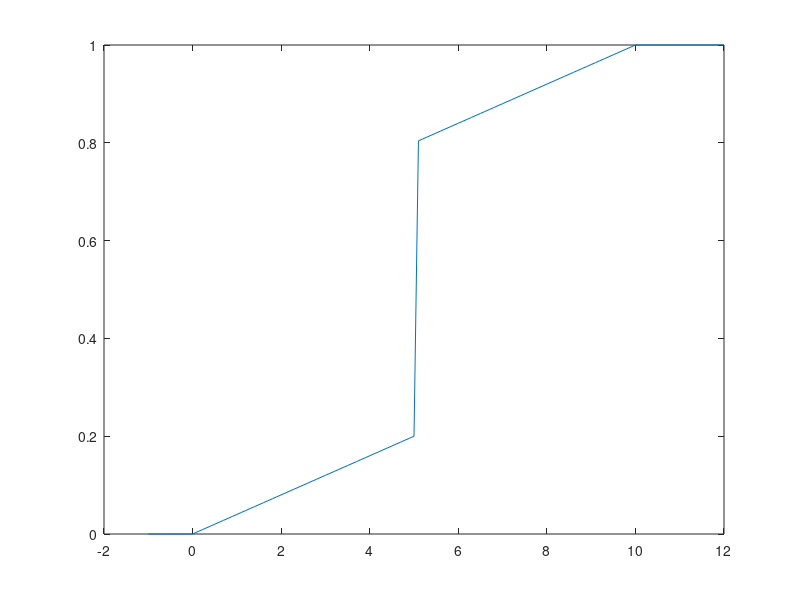

Reproduce this figure in MATLAB.
x = -1:0.1:12;
F = zeros(length(x),1);
p3 = 0;
p5 = 0;
p7 = 0;

for i=1:length(x)
   if x(i) > 0 && x(i) <= 5
       F(i) = 0.04*x(i);
   end
   if x(i) > 5 && x(i) <= 10
       F(i) = 0.6 + 0.04*x(i);
   end
   if x(i) > 10
       F(i) = 1;
   end
    
   if x(i) == 5
       p5 = F(i);
   end
   
    if x(i) == 3
       p3 = F(i);
   end
    if x(i) == 7
       p7 = F(i);
   end
    
end
plot(x,F);

1 - p5
p5
p7 - p3

(p7 - p5)/p7
